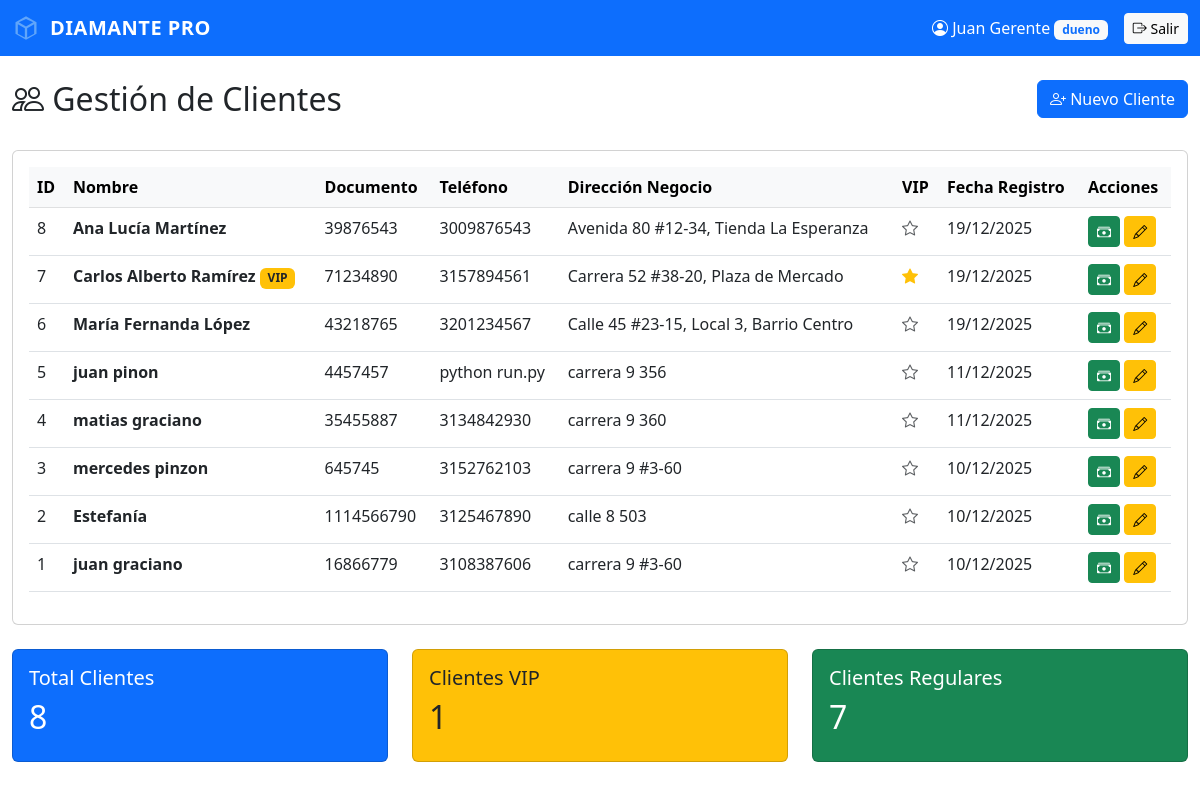
Screenshot of /clientes (signed in) with the database file from the repository.
### app/models.py (models this page shows, shortened)
class Cliente(db.Model):
    __tablename__ = 'clientes'
    id = db.Column(db.Integer, primary_key=True)
    nombre = db.Column(db.String(100), nullable=False)
    documento = db.Column(db.String(20), unique=True, nullable=False)
    documento_negocio = db.Column(db.String(30))
    telefono = db.Column(db.String(20), nullable=False)
    whatsapp_codigo_pais = db.Column(db.String(5), default='57')  # Código de país para WhatsApp
    whatsapp_numero = db.Column(db.String(20))  # Número WhatsApp sin código de país
    direccion_negocio = db.Column(db.String(200))
    gps_latitud = db.Column(db.Float)
    gps_longitud = db.Column(db.Float)
    es_vip = db.Column(db.Boolean, default=False)
    fecha_registro = db.Column(db.DateTime, default=datetime.utcnow)

### app/routes.py (the view)
    @app.route('/clientes')
    def clientes_lista():
        if 'usuario_id' not in session:
            return redirect(url_for('home'))
        rol = session.get('rol')
        usuario_id = session.get('usuario_id')
        if rol == 'cobrador':
            clientes_ids = db.session.query(Prestamo.cliente_id).filter_by(cobrador_id=usuario_id).distinct().all()
            clientes_ids = [c[0] for c in clientes_ids]
            clientes = Cliente.query.filter(Cliente.id.in_(clientes_ids)).order_by(Cliente.fecha_registro.desc()).all()
        else:
            ruta_seleccionada_id = session.get('ruta_seleccionada_id')
            if ruta_seleccionada_id:
                clientes_ids = db.session.query(Prestamo.cliente_id).filter_by(ruta_id=ruta_seleccionada_id).distinct().all()
                clientes_ids = [c[0] for c in clientes_ids]
                clientes = Cliente.query.filter(Cliente.id.in_(clientes_ids)).order_by(Cliente.fecha_registro.desc()).all()
            else:
                clientes = Cliente.query.order_by(Cliente.fecha_registro.desc()).all()
        return render_template('clientes_lista.html',
                             clientes=clientes,
                             nombre=session.get('nombre'),
                             rol=session.get('rol'),
                             mensaje=request.args.get('mensaje'))

### app/templates/clientes_lista.html (shortened to what this page needs)
<!DOCTYPE html>
<html>
<head>
    <link href="https://cdn.jsdelivr.net/npm/bootstrap@5.3.0/dist/css/bootstrap.min.css" rel="stylesheet">
    <link rel="stylesheet" href="https://cdn.jsdelivr.net/npm/bootstrap-icons@1.11.0/font/bootstrap-icons.css">
</head>
<body>
    <nav class="navbar navbar-expand-lg navbar-dark bg-primary">
        <div class="container-fluid">
            <a class="navbar-brand" href="/dashboard" style="display: inline-flex; align-items: center; gap: 10px; font-weight: 600; letter-spacing: 0.5px;">
                <svg style="width: 28px; height: 28px; fill: #60a5fa;" viewBox="0 0 24 24" xmlns="http://www.w3.org/2000/svg">
                    <path d="M12 2L3 7v10l9 5 9-5V7l-9-5zm0 2.18L18.18 7 12 10.82 5.82 7 12 4.18zM5 8.82l6 3.5v7.86l-6-3.33V8.82zm8 11.36v-7.86l6-3.5v8.03l-6 3.33z"/>
                </svg>
                <span>DIAMANTE PRO</span>
            </a>
            <div class="d-flex align-items-center">
                <span class="text-white me-3">
                    <i class="bi bi-person-circle"></i> {{ nombre }}
                    <span class="badge bg-light text-primary">{{ rol }}</span>
                </span>
                <a href="/logout" class="btn btn-light btn-sm">
                    <i class="bi bi-box-arrow-right"></i> Salir
                </a>
            </div>
        </div>
    </nav>
    <div class="container-fluid mt-4">
        <div class="row mb-4">
            <div class="col-md-6">
                <h2><i class="bi bi-people"></i> Gestión de Clientes</h2>
            </div>
            <div class="col-md-6 text-end">
                <a href="/clientes/nuevo" class="btn btn-primary">
                    <i class="bi bi-person-plus"></i> Nuevo Cliente
                </a>
            </div>
        </div>
        <div class="card">
            <div class="card-body">
                {% if clientes %}
                <div class="table-responsive">
                    <table class="table table-hover">
                        <thead class="table-light">
                            <tr>
                                <th>ID</th>
                                <th>Nombre</th>
                                <th>Documento</th>
                                <th>Teléfono</th>
                                <th>Dirección Negocio</th>
                                <th>VIP</th>
                                <th>Fecha Registro</th>
                                <th>Acciones</th>
                            </tr>
                        </thead>
                        <tbody>
                            {% for cliente in clientes %}
                            <tr>
                                <td>{{ cliente.id }}</td>
                                <td>
                                    <strong>{{ cliente.nombre }}</strong>
                                    {% if cliente.es_vip %}
                                    <span class="badge bg-warning text-dark">VIP</span>
                                    {% endif %}
                                </td>
                                <td>{{ cliente.documento }}</td>
                                <td>{{ cliente.telefono }}</td>
                                <td>{{ cliente.direccion_negocio or 'N/A' }}</td>
                                <td>
                                    {% if cliente.es_vip %}
                                    <i class="bi bi-star-fill text-warning"></i>
                                    {% else %}
                                    <i class="bi bi-star text-muted"></i>
                                    {% endif %}
                                </td>
                                <td>{{ cliente.fecha_registro.strftime('%d/%m/%Y') }}</td>
                                <td>
                                    <a href="/prestamos/nuevo?cliente_id={{ cliente.id }}" class="btn btn-sm btn-success" title="Nuevo Crédito">
                                        <i class="bi bi-cash-stack"></i>
                                    </a>
                                    <a href="/clientes/editar/{{ cliente.id }}" class="btn btn-sm btn-warning" title="Editar">
                                        <i class="bi bi-pencil"></i>
                                    </a>
                                </td>
                            </tr>
                            {% endfor %}
                        </tbody>
                    </table>
                </div>
                {% endif %}
            </div>
        </div>
        <div class="row mt-4">
            <div class="col-md-4">
                <div class="card bg-primary text-white">
                    <div class="card-body">
                        <h5>Total Clientes</h5>
                        <h2>{{ clientes|length }}</h2>
                    </div>
                </div>
            </div>
            <div class="col-md-4">
                <div class="card bg-warning text-dark">
                    <div class="card-body">
                        <h5>Clientes VIP</h5>
                        <h2>{{ clientes|selectattr('es_vip')|list|length }}</h2>
                    </div>
                </div>
            </div>
            <div class="col-md-4">
                <div class="card bg-success text-white">
                    <div class="card-body">
                        <h5>Clientes Regulares</h5>
                        <h2>{{ clientes|rejectattr('es_vip')|list|length }}</h2>
                    </div>
                </div>
            </div>
        </div>
    </div>
</body>
</html>

### rows the page displays
Cliente: id "8", nombre "Ana Lucía Martínez", documento "39876543", telefono "3009876543", direccion_negocio "Avenida 80 #12-34, Tienda La Esperanza", es_vip False (drawn), fecha_registro "19/12/2025"
Cliente: id "7", nombre "Carlos Alberto Ramírez", es_vip "VIP", documento "71234890", telefono "3157894561", direccion_negocio "Carrera 52 #38-20, Plaza de Mercado", fecha_registro "19/12/2025"
Cliente: id "6", nombre "María Fernanda López", documento "43218765", telefono "3201234567", direccion_negocio "Calle 45 #23-15, Local 3, Barrio Centro", es_vip False (drawn), fecha_registro "19/12/2025"
Cliente: id "5", nombre "juan pinon", documento "4457457", telefono "python run.py", direccion_negocio "carrera 9 356", es_vip False (drawn), fecha_registro "11/12/2025"
Cliente: id "4", nombre "matias graciano", documento "35455887", telefono "3134842930", direccion_negocio "carrera 9 360", es_vip False (drawn), fecha_registro "11/12/2025"
Cliente: id "3", nombre "mercedes pinzon", documento "645745", telefono "3152762103", direccion_negocio "carrera 9 #3-60", es_vip False (drawn), fecha_registro "10/12/2025"
Cliente: id "2", nombre "Estefanía", documento "1114566790", telefono "3125467890", direccion_negocio "calle 8 503", es_vip False (drawn), fecha_registro "10/12/2025"
Cliente: id "1", nombre "juan graciano", documento "16866779", telefono "3108387606", direccion_negocio "carrera 9 #3-60", es_vip False (drawn), fecha_registro "10/12/2025"

### other values shown
{{ nombre }} "Juan Gerente"
{{ rol }} "dueno"
{{ clientes|length }} "8"
{{ clientes|selectattr('es_vip')|list|length }} "1"
{{ clientes|rejectattr('es_vip')|list|length }} "7"
